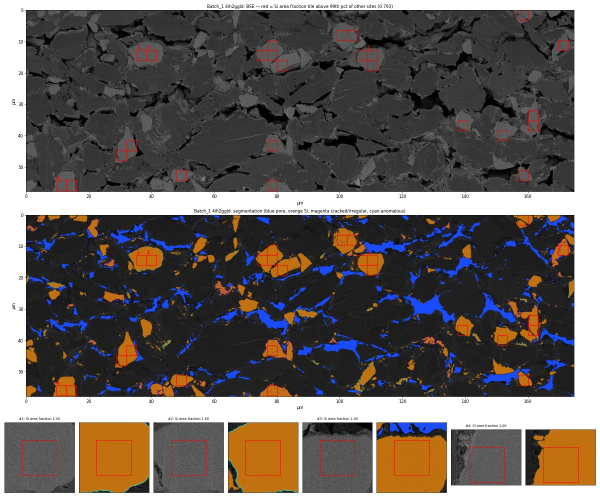
#> input picture analytical_benchmarks/fig_spots_4ih2ggld.jpg, 1200 x 999 px (shown at 1/2 size)
$ python -i evolve_video.py   (imports and definitions only)
#> lines starting #> are read from the running program, lines starting #| are printed output that depends on the picture
"""Realistic evolution video of one `simulate.py --render` run: the real BSE image, deformed by the simulated
displacement field.   python3 evolve_video.py <name> [--dir sim] [--fps 24] [--jobs 8] [--preview N]

Reads <dir>/render_<name>.npz, frames_<name>.npz, traj_<name>.csv, within_<name>.csv; writes <dir>/evolve_<name>.mp4.
Real vs model: the grey texture is the real BSE crop, moved pixel by pixel by the finite-element displacement field
(true scale, no exaggeration), plus the model's irreversible thickening (crack volume) as a uniform vertical
strain. New voids (cracks), SEI and the darkening of Li-filled Si are painted by the model.
"""
import argparse, os, shutil, subprocess, tempfile
from multiprocessing import Pool
import numpy as np, pandas as pd
# [1 line not run here, left out]
import matplotlib.pyplot as plt
from matplotlib.colors import TwoSlopeNorm
from scipy import ndimage as ndi
from skimage import measure

G = {}
DARK = 0.55                      # fraction of the Si-graphite BSE contrast lost when Si is fully lithiated (model)
NORM = TwoSlopeNorm(vmin=-20, vcenter=0, vmax=60); CM = plt.get_cmap("RdBu_r")
ZW, PAD = 140, 100               # zoom window and source padding, sim px (0.1 µm)


# [8 lines left out: function load_bse, not called in this run]


def fm(v, f): return "–" if pd.isna(v) else f.format(v)


def up(a, q): return np.repeat(np.repeat(a, q, 0), q, 1)


def soft(m, q): return np.clip((ndi.gaussian_filter(up(m.astype(np.float32), q), 0.4 * q) - 0.25) / 0.5, 0, 1)


# [25 lines left out: functions compose, warp, not called in this run]


def gray_rgb(g):
    g = np.nan_to_num(g, nan=G["lev"]["bg"]); return np.repeat(np.clip(g / 255, 0, 1)[..., None], 3, 2)


# [4 lines left out: function strain_rgb, not called in this run]


def frame_state(f):
    return f["lab"], f["c"], f["u"], f["vol"]


def render(i):
    f = G["frames"][i]; path = f"{G['tmp']}/f{i:04d}.png"
    if f["kind"] == "title": return title(path)
    lab, c, u, vol = frame_state(f); H, W, M = G["H"], G["W"], G["margin"]
    T = compose(G["img2"], 2, np.s_[:, :], lab, c)
    g, st = warp(T, 2, 0, 0, u, vol, -M, 0, (H + M) * 2, W * 2)
    # zoom: follow the largest Si particle
    zy, zx = G["zc"]; ny, nx = G["Hm"], G["Wm"]; mb = G["mb"]
    p = [[zy / mb], [zx / mb]]
    dzy = -ndi.map_coordinates(u[1::2].astype(np.float32).reshape(ny + 1, nx + 1), p, order=1)[0] / G["px"]
    dzx = ndi.map_coordinates(u[0::2].astype(np.float32).reshape(ny + 1, nx + 1), p, order=1)[0] / G["px"]
    # [5 lines left out: function zoom, not called in this run]
    z0, (r00, q00) = zoom(G["lab0"], np.zeros_like(c), np.zeros_like(u), np.zeros_like(vol), zy, zx)
    z1, (r01, q01) = zoom(lab, c, u, vol, zy + dzy, zx + dzx)
    draw(path, f, g, st, z0, z1, (r00, q00), (r01, q01))


# [152 lines left out: functions title, draw, build, main, not called in this run]


# [2 lines not run here, left out]

>>> import cv2
>>> picture = cv2.imread('fig_spots_4ih2ggld.jpg', cv2.IMREAD_GRAYSCALE)
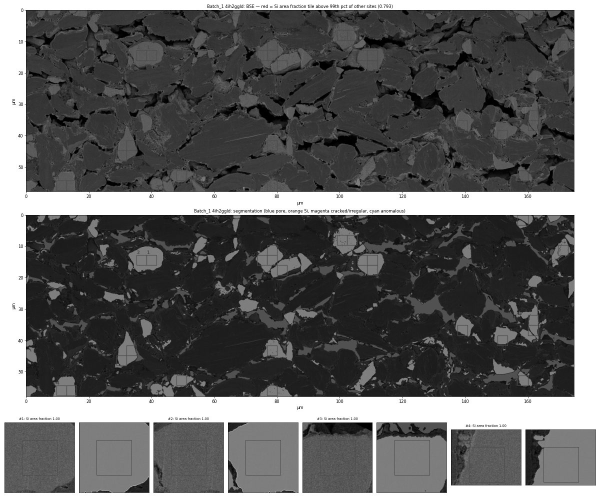
#> picture: shape (999, 1200) (shown at 1/2 size); min 0, max 255, mean 98.6
#> (the run stopped early here; a loop or call above may not have finished)

$ run again, on analytical_benchmarks/fig_spots_epqdaau9.jpg
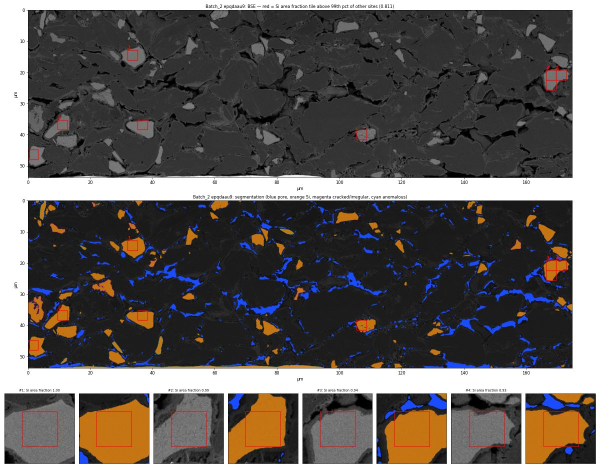
#> input picture analytical_benchmarks/fig_spots_epqdaau9.jpg, 1200 x 941 px (shown at 1/2 size)
#> `picture = cv2.imread('fig_spots_4ih2ggld.jpg', cv2.IMREAD_GRAYSCALE)`:
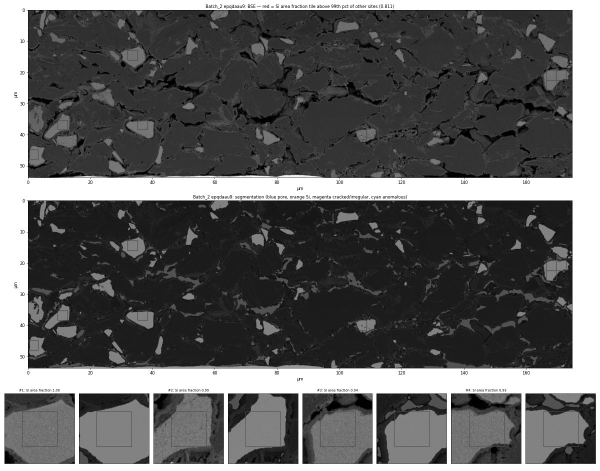
#> picture: shape (941, 1200) (shown at 1/2 size); min 0, max 255, mean 95

$ run again, on analytical_benchmarks/fig_spots_hzumfsms.jpg
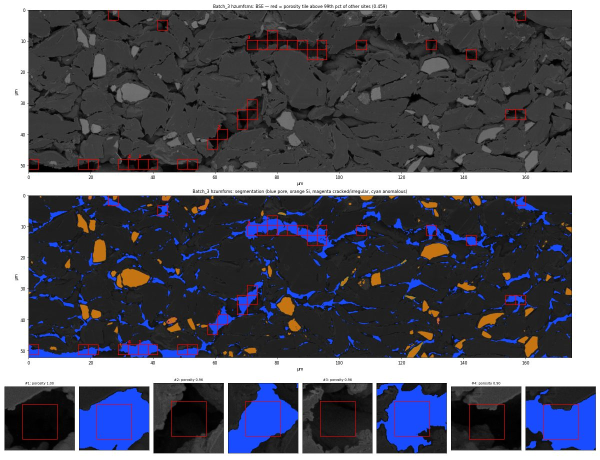
#> input picture analytical_benchmarks/fig_spots_hzumfsms.jpg, 1200 x 920 px (shown at 1/2 size)
#> `picture = cv2.imread('fig_spots_4ih2ggld.jpg', cv2.IMREAD_GRAYSCALE)`:
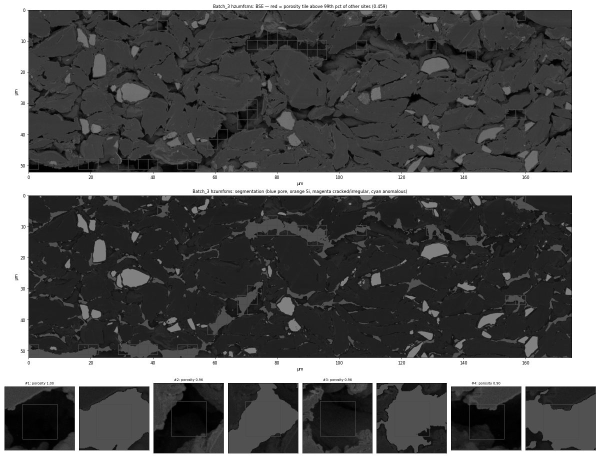
#> picture: shape (920, 1200) (shown at 1/2 size); min 0, max 255, mean 93.3
